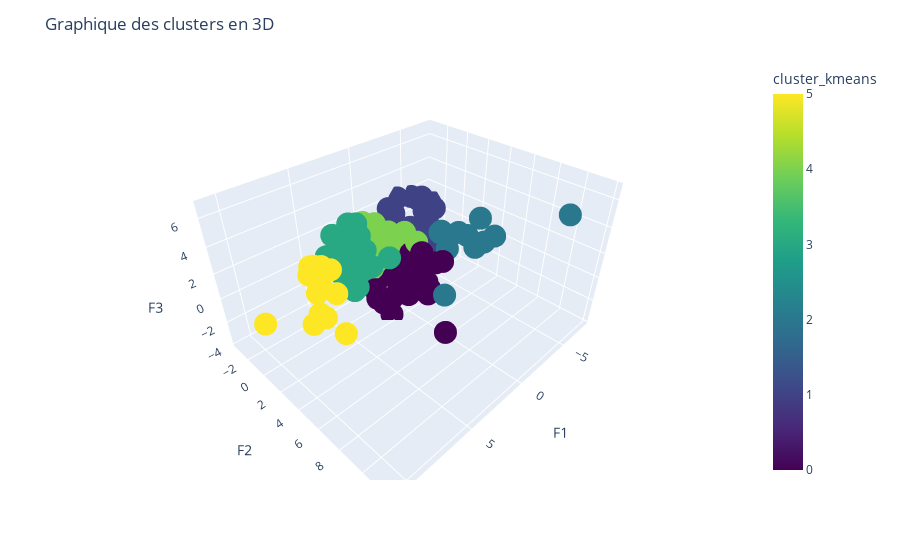

Write notebook code for a chart like this one.
### Code cell
import plotly.express as px

fig = px.scatter_3d(df, x='F1', y='F2', z='F3', color='cluster_kmeans', color_continuous_scale='Viridis')

fig.update_layout(title='Graphique des clusters en 3D')
fig.show()

### Figure 1 — Plotly figure (JSON) as saved in the notebook; plotly's stock layout.template omitted (floating-point values rounded to 4 significant figures; data arrays with more than 128 entries replaced by an {"elided": "..."} marker saying what was removed)
{"data": [{"hovertemplate": "F1=%{x}<br>F2=%{y}<br>F3=%{z}<br>cluster_kmeans=%{marker.color}<extra></extra>", "legendgroup": "", "marker": {"color": {"elided": "163 int values"}, "coloraxis": "coloraxis", "symbol": "circle"}, "mode": "markers", "name": "", "scene": "scene", "showlegend": false, "type": "scatter3d", "x": {"elided": "163 float values"}, "y": {"elided": "163 float values"}, "z": {"elided": "163 float values"}}], "layout": {"coloraxis": {"colorbar": {"title": {"text": "cluster_kmeans"}}, "colorscale": [[0, "#440154"], [0.1111, "#482878"], [0.2222, "#3e4989"], [0.3333, "#31688e"], [0.4444, "#26828e"], [0.5556, "#1f9e89"], [0.6667, "#35b779"], [0.7778, "#6ece58"], [0.8889, "#b5de2b"], [1, "#fde725"]]}, "legend": {"tracegroupgap": 0}, "margin": {"t": 60}, "scene": {"domain": {"x": [0, 1], "y": [0, 1]}, "xaxis": {"title": {"text": "F1"}}, "yaxis": {"title": {"text": "F2"}}, "zaxis": {"title": {"text": "F3"}}}, "title": {"text": "Graphique des clusters en 3D"}}}
